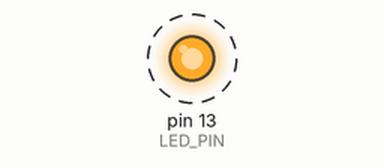
The sketch below on a simulated Arduino Uno, built with avr-gcc and run on an emulated ATmega328P. Shown: output pins drawn as LEDs (lit = HIGH). Dashed ring = blinking.

Above: at 0.5 s.
Timing chart, 0 to 4.6 s (numbered marks = the images above):
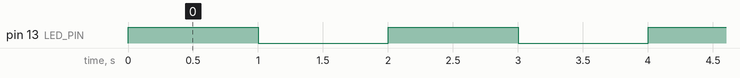

Measured:
- by itself, pin 13 (LED_PIN): alternates HIGH for 1.0 s and LOW for 1.0 s

The sketch:

Part1.ino
```cpp
//name : Prabhjot Singh
// ROll NO. : 2210994884

// Define the LED pin number (digital pin 13)
const byte LED_PIN = 13;

// Define the meter pin number (analog input pin A4)
const byte METER_PIN = A4;

// Function declaration for startTimer()
void startTimer();

void setup() {
 // Set the LED pin as an output
 pinMode(LED_PIN, OUTPUT);

 // Set the meter pin as an input
 pinMode(METER_PIN, INPUT);

 // Initialize serial communication with a baud rate of 9600
 Serial.begin(9600);

 // Call the startTimer() function
 startTimer();
}

void loop() {
 // Main loop, no code provided
}

// Function definition for startTimer()
void startTimer() {
 // Disable all interrupts
 cli();

 // Set CTC (Clear Timer on Compare Match) mode
 TCCR1A = 0;
 TCCR1B = 0;
 TCNT1 = 0; // Initialize counter value to 0

 // Set compare match register for 2Hz increments
 OCR1A = 15624; // = 16e6 / (2 * 1024) - 1 (we want a 2Hz frequency)

 // Enable compare match interrupt
 TIMSK1 |= (1 << OCIE1A);

 // Set prescaler 1024 and start the timer
 TCCR1B |= (1 << WGM12) | (1 << CS12) | (1 << CS10);

 // Enable all interrupts
 sei();
}

// Interrupt Service Routine (ISR) for TIMER1_COMPA_vect
ISR(TIMER1_COMPA_vect) {
 // Toggle the LED state
 digitalWrite(LED_PIN, !digitalRead(LED_PIN));
}
```
